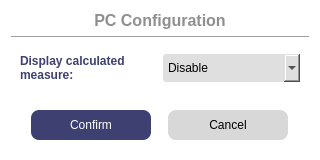
<?xml version="1.0" encoding="UTF-8"?>
<ui version="4.0">
 <class>WDisplayCalculated</class>
 <widget class="QDialog" name="WDisplayCalculated">
  <property name="geometry">
   <rect>
    <x>0</x>
    <y>0</y>
    <width>320</width>
    <height>160</height>
   </rect>
  </property>
  <property name="windowTitle">
   <string>Log data period configuration</string>
  </property>
  <property name="styleSheet">
   <string notr="true">#WDisplayCalculated {
 background-color:white;
 border-radius: 5px;
}
#label{
 color: #3E4072;
 font-weight: 800;
}
#buttonBox{
 background-color: #3E4072;
}
#label_Title{
 color: #8F8F8F;
 font-weight: 600;
}
QComboBox {
 background-color:#DFDFDF;
 border-radius: 3px;
 color: black;
}
#pushButton_Confirm,
#pushButton_Cancel {
 border: none;
 border-radius: 8px;
}
#pushButton_Confirm {
 color: white;
 background-color: #3E4072;
}
#pushButton_Confirm:hover {
 color: white;
 background-color: #595D89;
}
#pushButton_Cancel {
 background-color: #D8D8D8;
}
#pushButton_Cancel:hover {
 background-color: #ACACAC;
}</string>
  </property>
  <layout class="QVBoxLayout" name="verticalLayout">
   <item>
    <widget class="QLabel" name="label_Title">
     <property name="font">
      <font>
       <pointsize>12</pointsize>
       <fontweight>DemiBold</fontweight>
      </font>
     </property>
     <property name="text">
      <string>PC Configuration</string>
     </property>
     <property name="alignment">
      <set>Qt::AlignCenter</set>
     </property>
    </widget>
   </item>
   <item>
    <widget class="Line" name="line">
     <property name="orientation">
      <enum>Qt::Horizontal</enum>
     </property>
    </widget>
   </item>
   <item>
    <widget class="QWidget" name="widget" native="true">
     <layout class="QHBoxLayout" name="horizontalLayout_2">
      <item>
       <widget class="QLabel" name="label">
        <property name="maximumSize">
         <size>
          <width>16777215</width>
          <height>16777215</height>
         </size>
        </property>
        <property name="text">
         <string>Display calculated
measure:</string>
        </property>
        <property name="alignment">
         <set>Qt::AlignLeading|Qt::AlignLeft|Qt::AlignVCenter</set>
        </property>
       </widget>
      </item>
      <item>
       <widget class="QComboBox" name="comboBox">
        <property name="sizePolicy">
         <sizepolicy hsizetype="Preferred" vsizetype="Expanding">
          <horstretch>0</horstretch>
          <verstretch>0</verstretch>
         </sizepolicy>
        </property>
        <property name="minimumSize">
         <size>
          <width>0</width>
          <height>28</height>
         </size>
        </property>
        <property name="maximumSize">
         <size>
          <width>16777215</width>
          <height>16777215</height>
         </size>
        </property>
        <item>
         <property name="text">
          <string>Disable</string>
         </property>
        </item>
        <item>
         <property name="text">
          <string>Enable</string>
         </property>
        </item>
       </widget>
      </item>
     </layout>
    </widget>
   </item>
   <item>
    <spacer name="verticalSpacer">
     <property name="orientation">
      <enum>Qt::Vertical</enum>
     </property>
     <property name="sizeHint" stdset="0">
      <size>
       <width>20</width>
       <height>40</height>
      </size>
     </property>
    </spacer>
   </item>
   <item>
    <widget class="QWidget" name="widget_4" native="true">
     <layout class="QHBoxLayout" name="horizontalLayout">
      <item>
       <widget class="QPushButton" name="pushButton_Confirm">
        <property name="minimumSize">
         <size>
          <width>0</width>
          <height>30</height>
         </size>
        </property>
        <property name="maximumSize">
         <size>
          <width>120</width>
          <height>16777215</height>
         </size>
        </property>
        <property name="text">
         <string>Confirm</string>
        </property>
       </widget>
      </item>
      <item>
       <widget class="QPushButton" name="pushButton_Cancel">
        <property name="minimumSize">
         <size>
          <width>120</width>
          <height>30</height>
         </size>
        </property>
        <property name="maximumSize">
         <size>
          <width>120</width>
          <height>16777215</height>
         </size>
        </property>
        <property name="text">
         <string>Cancel</string>
        </property>
       </widget>
      </item>
     </layout>
    </widget>
   </item>
  </layout>
 </widget>
 <resources/>
 <connections>
  <connection>
   <sender>pushButton_Cancel</sender>
   <signal>clicked()</signal>
   <receiver>WDisplayCalculated</receiver>
   <slot>reject()</slot>
   <hints>
    <hint type="sourcelabel">
     <x>318</x>
     <y>131</y>
    </hint>
    <hint type="destinationlabel">
     <x>307</x>
     <y>248</y>
    </hint>
   </hints>
  </connection>
  <connection>
   <sender>pushButton_Confirm</sender>
   <signal>clicked()</signal>
   <receiver>WDisplayCalculated</receiver>
   <slot>accept()</slot>
   <hints>
    <hint type="sourcelabel">
     <x>163</x>
     <y>124</y>
    </hint>
    <hint type="destinationlabel">
     <x>140</x>
     <y>207</y>
    </hint>
   </hints>
  </connection>
 </connections>
</ui>
